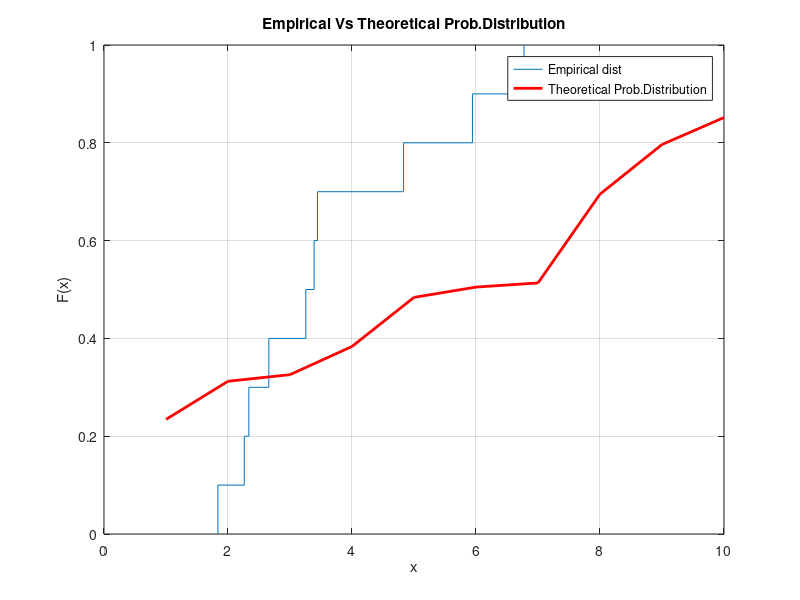
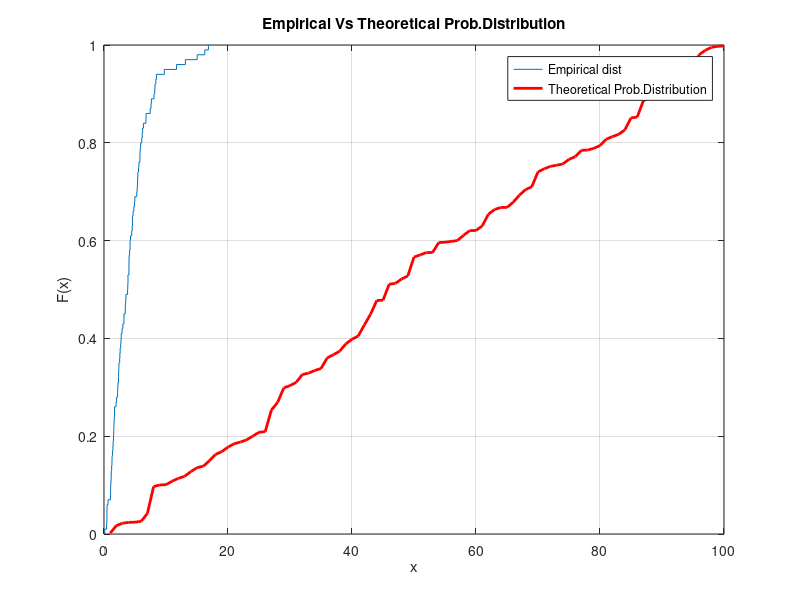
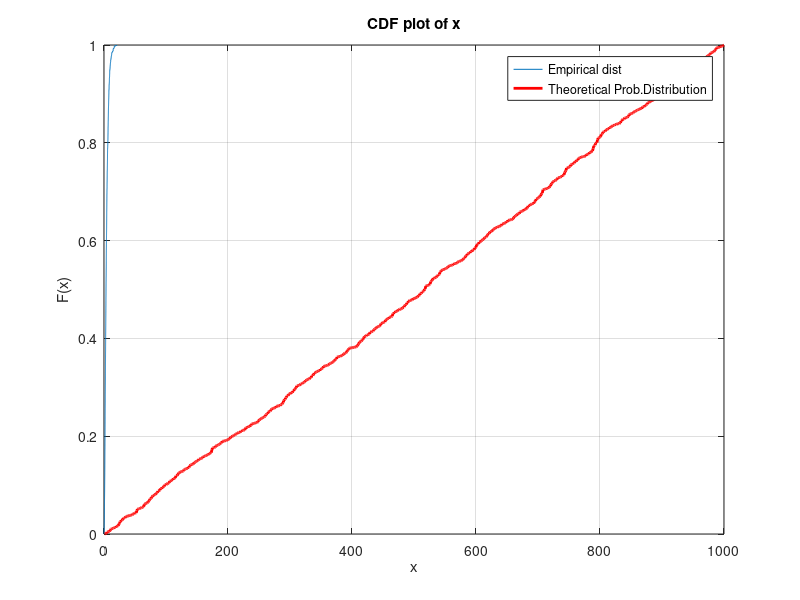

The MATLAB source for these figures, in order:
function Proj_P4_Q2()
clc
clear all
x=[];
sprintf('Below printinf for 10 samples')
[x Theoretical_Prob_dist]=Emperical_distribution(10);
figure(1)
cdfplot(x)
title('Empirical Vs Theoretical Prob.Distribution');
xlabel('x')
ylabel('F(x)')
hold on
grid on
plot(1:10,Theoretical_Prob_dist,'r','linewidth',2);
legend('Empirical dist','Theoretical Prob.Distribution')
hold off


sprintf('Below printinf for 100 samples')
[x Theoretical_Prob_dist]=Emperical_distribution(100);
figure(2)
cdfplot(x)
title('Empirical Vs Theoretical Prob.Distribution');
xlabel('x')
ylabel('F(x)')
hold on
grid on
plot(1:100,Theoretical_Prob_dist,'r','linewidth',2);
legend('Empirical dist','Theoretical Prob.Distribution')
hold off


sprintf('Below printinf for 1000 samples')
[x Theoretical_Prob_dist]=Emperical_distribution(1000);
figure(3)
title('Empirical Vs Theoretical Prob.Distribution');
xlabel('x')
ylabel('F(x)')
cdfplot(x)
hold on
grid on
plot(1:1000,Theoretical_Prob_dist,'r','linewidth',2);
legend('Empirical dist','Theoretical Prob.Distribution')
hold off

end


function[x Theoretical_Prob_dist]= Emperical_distribution(No_of_samples)
X=[];
%No_of_samples=10;
for i=1:No_of_samples
Z=randn(1,4);
X(i)=sum(Z.*Z);
end
x = sort(X);
%below line calculate the emperical disribution from Sample of random
%variable
[Emp_Prob_Dist Samples]=ecdf(x);
Emp_Prob_Dist=Emp_Prob_Dist.';
Samples=Samples.';
Emp_Prob_Dist=Emp_Prob_Dist(2:No_of_samples+1);
Samples=Samples(2:No_of_samples+1);
Theoretical_Prob_dist=chi2cdf(x,4);
Lower_bound=max(Emp_Prob_Dist-Theoretical_Prob_dist);
sprintf('Lower bound value=%f',Lower_bound)
Thereotical_25th_percentile=chi2inv(0.25,4);
Thereotical_50th_percentile=chi2inv(0.50,4);
Thereotical_90th_percentile=chi2inv(0.90,4);
Estimated_25th_percentile=prctile(x,25);
Estimated_50th_percentile=prctile(x,50);
Estimated_90th_percentile=prctile(x,90);
sprintf('estimated 25th percentile using empirical distribution is=%f and Thereotical_25th percentile is=%f',Estimated_25th_percentile,Thereotical_25th_percentile)
sprintf('estimated 50th percentile using empirical distribution is=%f and Thereotical_50th percentile is=%f',Estimated_50th_percentile,Thereotical_50th_percentile)
sprintf('estimated 90th percentile using empirical distribution is=%f and Thereotical_90th percentile is=%f',Estimated_90th_percentile,Thereotical_90th_percentile)
end